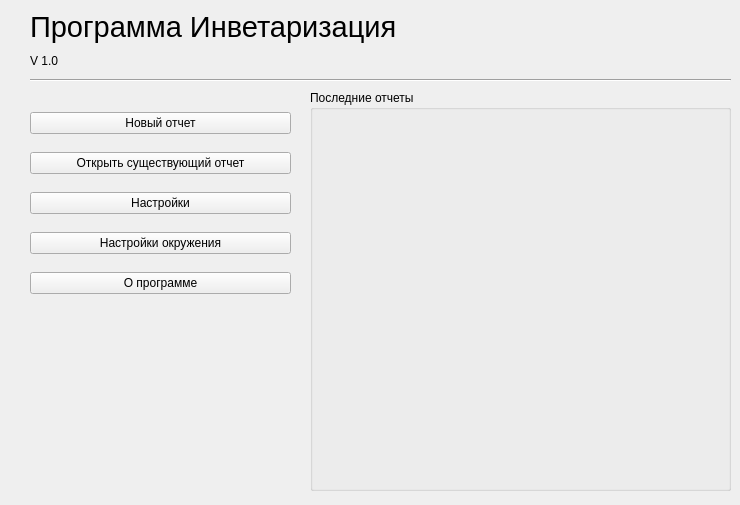
<?xml version="1.0" encoding="UTF-8"?>
<ui version="4.0">
 <class>MainWindow</class>
 <widget class="QMainWindow" name="MainWindow">
  <property name="geometry">
   <rect>
    <x>0</x>
    <y>0</y>
    <width>740</width>
    <height>505</height>
   </rect>
  </property>
  <property name="minimumSize">
   <size>
    <width>740</width>
    <height>505</height>
   </size>
  </property>
  <property name="maximumSize">
   <size>
    <width>740</width>
    <height>505</height>
   </size>
  </property>
  <property name="windowTitle">
   <string>Главное меню</string>
  </property>
  <widget class="QWidget" name="centralwidget">
   <widget class="QWidget" name="gridLayoutWidget">
    <property name="geometry">
     <rect>
      <x>30</x>
      <y>100</y>
      <width>261</width>
      <height>211</height>
     </rect>
    </property>
    <layout class="QGridLayout" name="gridLayout">
     <item row="3" column="0">
      <widget class="QPushButton" name="pushButton_4">
       <property name="text">
        <string>Настройки окружения</string>
       </property>
      </widget>
     </item>
     <item row="2" column="0">
      <widget class="QPushButton" name="pushButton_3">
       <property name="text">
        <string>Настройки</string>
       </property>
      </widget>
     </item>
     <item row="1" column="0">
      <widget class="QPushButton" name="pushButton_2">
       <property name="text">
        <string>Открыть существующий отчет</string>
       </property>
      </widget>
     </item>
     <item row="0" column="0">
      <widget class="QPushButton" name="pushButton">
       <property name="text">
        <string>Новый отчет</string>
       </property>
      </widget>
     </item>
     <item row="4" column="0">
      <widget class="QPushButton" name="pushButton_5">
       <property name="text">
        <string>О программе</string>
       </property>
      </widget>
     </item>
    </layout>
   </widget>
   <widget class="Line" name="line">
    <property name="geometry">
     <rect>
      <x>30</x>
      <y>70</y>
      <width>701</width>
      <height>20</height>
     </rect>
    </property>
    <property name="orientation">
     <enum>Qt::Orientation::Horizontal</enum>
    </property>
   </widget>
   <widget class="QGroupBox" name="groupBox">
    <property name="geometry">
     <rect>
      <x>310</x>
      <y>90</y>
      <width>421</width>
      <height>401</height>
     </rect>
    </property>
    <property name="title">
     <string>Последние отчеты</string>
    </property>
   </widget>
   <widget class="QWidget" name="gridLayoutWidget_2">
    <property name="geometry">
     <rect>
      <x>30</x>
      <y>10</y>
      <width>491</width>
      <height>61</height>
     </rect>
    </property>
    <layout class="QGridLayout" name="gridLayout_2">
     <item row="2" column="0">
      <widget class="QLabel" name="label">
       <property name="text">
        <string>V 1.0</string>
       </property>
      </widget>
     </item>
     <item row="1" column="0">
      <widget class="QLabel" name="label_2">
       <property name="font">
        <font>
         <family>Arial</family>
         <pointsize>22</pointsize>
         <bold>false</bold>
        </font>
       </property>
       <property name="text">
        <string>Программа Инветаризация</string>
       </property>
      </widget>
     </item>
    </layout>
   </widget>
  </widget>
 </widget>
 <resources/>
 <connections/>
</ui>
